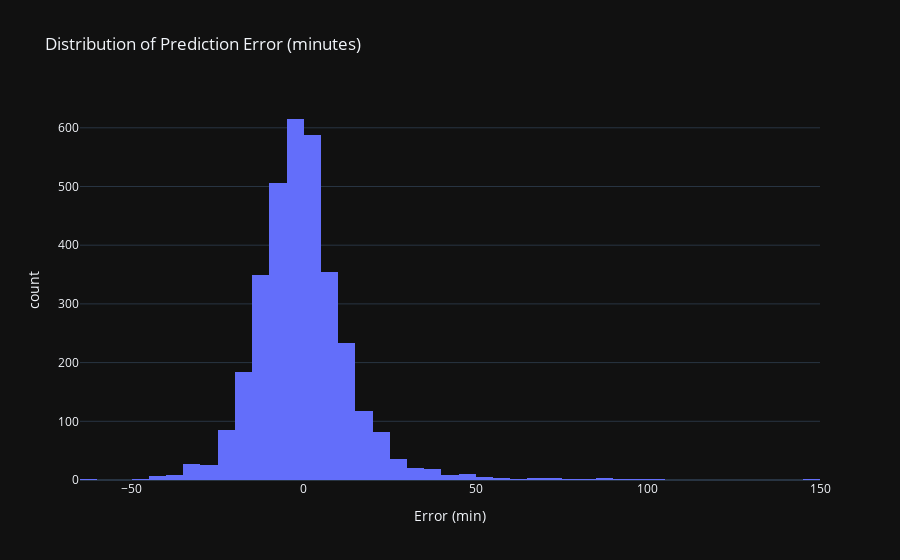

Here is the notebook cell this chart was saved with:
### Code cell
df_compare["Error (min)"] = df_compare["Actual Delay"] - df_compare["Predicted Delay"]

fig_err = px.histogram(
    df_compare,
    x="Error (min)",
    nbins=60,
    title="Distribution of Prediction Error (minutes)",
)

fig_err.show()

### Figure 1 — Plotly figure (JSON) as saved in the notebook; plotly's stock layout.template omitted (floating-point values rounded to 4 significant figures; data arrays with more than 128 entries replaced by an {"elided": "..."} marker saying what was removed)
{"data": [{"bingroup": "x", "hovertemplate": "Error (min)=%{x}<br>count=%{y}<extra></extra>", "legendgroup": "", "marker": {"color": "#636efa", "pattern": {"shape": ""}}, "name": "", "nbinsx": 60, "orientation": "v", "showlegend": false, "x": {"elided": "3300 float values"}, "xaxis": "x", "yaxis": "y", "type": "histogram"}], "layout": {"xaxis": {"anchor": "y", "domain": [0.0, 1.0], "title": {"text": "Error (min)"}}, "yaxis": {"anchor": "x", "domain": [0.0, 1.0], "title": {"text": "count"}}, "legend": {"tracegroupgap": 0}, "title": {"text": "Distribution of Prediction Error (minutes)"}, "barmode": "relative"}}
